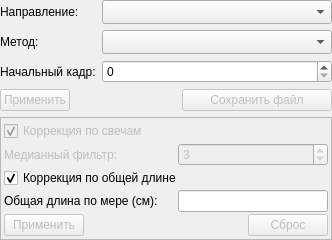
                      <widget class="QWidget" name="page_8">
                       <layout class="QVBoxLayout" name="verticalLayout_16">
                        <property name="leftMargin">
                         <number>0</number>
                        </property>
                        <property name="topMargin">
                         <number>0</number>
                        </property>
                        <property name="rightMargin">
                         <number>0</number>
                        </property>
                        <property name="bottomMargin">
                         <number>0</number>
                        </property>
                        <item>
                         <layout class="QHBoxLayout" name="horizontalLayout_14">
                          <property name="spacing">
                           <number>0</number>
                          </property>
                          <item>
                           <widget class="QLabel" name="label_11">
                            <property name="text">
                             <string>Направление:</string>
                            </property>
                           </widget>
                          </item>
                          <item>
                           <widget class="QComboBox" name="gl1DirComboBox">
                            <property name="sizePolicy">
                             <sizepolicy hsizetype="Expanding" vsizetype="Fixed">
                              <horstretch>0</horstretch>
                              <verstretch>0</verstretch>
                             </sizepolicy>
                            </property>
                            <property name="minimumSize">
                             <size>
                              <width>0</width>
                              <height>24</height>
                             </size>
                            </property>
                            <property name="maximumSize">
                             <size>
                              <width>230</width>
                              <height>16777215</height>
                             </size>
                            </property>
                            <property name="focusPolicy">
                             <enum>Qt::ClickFocus</enum>
                            </property>
                            <property name="duplicatesEnabled">
                             <bool>false</bool>
                            </property>
                           </widget>
                          </item>
                         </layout>
                        </item>
                        <item>
                         <layout class="QHBoxLayout" name="horizontalLayout_12">
                          <property name="spacing">
                           <number>0</number>
                          </property>
                          <item>
                           <widget class="QLabel" name="label_12">
                            <property name="text">
                             <string>Метод:</string>
                            </property>
                           </widget>
                          </item>
                          <item>
                           <widget class="QComboBox" name="gl1MethodComboBox">
                            <property name="sizePolicy">
                             <sizepolicy hsizetype="Expanding" vsizetype="Fixed">
                              <horstretch>0</horstretch>
                              <verstretch>0</verstretch>
                             </sizepolicy>
                            </property>
                            <property name="minimumSize">
                             <size>
                              <width>0</width>
                              <height>24</height>
                             </size>
                            </property>
                            <property name="maximumSize">
                             <size>
                              <width>230</width>
                              <height>16777215</height>
                             </size>
                            </property>
                            <property name="focusPolicy">
                             <enum>Qt::ClickFocus</enum>
                            </property>
                           </widget>
                          </item>
                         </layout>
                        </item>
                        <item>
                         <layout class="QHBoxLayout" name="horizontalLayout_27">
                          <item>
                           <widget class="QLabel" name="label_21">
                            <property name="text">
                             <string>Начальный кадр:</string>
                            </property>
                           </widget>
                          </item>
                          <item>
                           <widget class="QSpinBox" name="startFrameSpinBox">
                            <property name="minimumSize">
                             <size>
                              <width>230</width>
                              <height>0</height>
                             </size>
                            </property>
                            <property name="maximumSize">
                             <size>
                              <width>230</width>
                              <height>16777215</height>
                             </size>
                            </property>
                            <property name="maximum">
                             <number>50000</number>
                            </property>
                           </widget>
                          </item>
                         </layout>
                        </item>
                        <item>
                         <layout class="QHBoxLayout" name="horizontalLayout_17">
                          <item>
                           <widget class="QPushButton" name="applyGl1PushButton">
                            <property name="enabled">
                             <bool>false</bool>
                            </property>
                            <property name="maximumSize">
                             <size>
                              <width>70</width>
                              <height>16777215</height>
                             </size>
                            </property>
                            <property name="text">
                             <string>Применить</string>
                            </property>
                           </widget>
                          </item>
                          <item>
                           <spacer name="horizontalSpacer_5">
                            <property name="orientation">
                             <enum>Qt::Horizontal</enum>
                            </property>
                            <property name="sizeHint" stdset="0">
                             <size>
                              <width>40</width>
                              <height>20</height>
                             </size>
                            </property>
                           </spacer>
                          </item>
                          <item>
                           <widget class="QPushButton" name="saveGl1PushButton">
                            <property name="enabled">
                             <bool>false</bool>
                            </property>
                            <property name="minimumSize">
                             <size>
                              <width>150</width>
                              <height>0</height>
                             </size>
                            </property>
                            <property name="text">
                             <string>Сохранить файл</string>
                            </property>
                           </widget>
                          </item>
                         </layout>
                        </item>
                        <item>
                         <widget class="QFrame" name="frame_7">
                          <property name="frameShape">
                           <enum>QFrame::StyledPanel</enum>
                          </property>
                          <property name="frameShadow">
                           <enum>QFrame::Raised</enum>
                          </property>
                          <layout class="QVBoxLayout" name="verticalLayout_19">
                           <property name="spacing">
                            <number>2</number>
                           </property>
                           <property name="leftMargin">
                            <number>3</number>
                           </property>
                           <property name="topMargin">
                            <number>3</number>
                           </property>
                           <property name="rightMargin">
                            <number>3</number>
                           </property>
                           <property name="bottomMargin">
                            <number>3</number>
                           </property>
                           <item>
                            <widget class="QCheckBox" name="candleCorrectionCheckBox">
                             <property name="enabled">
                              <bool>false</bool>
                             </property>
                             <property name="text">
                              <string>Коррекция по свечам</string>
                             </property>
                             <property name="checked">
                              <bool>true</bool>
                             </property>
                            </widget>
                           </item>
                           <item>
                            <layout class="QHBoxLayout" name="horizontalLayout_19">
                             <property name="leftMargin">
                              <number>0</number>
                             </property>
                             <item>
                              <widget class="QLabel" name="candleCorrectionLabel">
                               <property name="enabled">
                                <bool>false</bool>
                               </property>
                               <property name="text">
                                <string>Медианный фильтр:</string>
                               </property>
                              </widget>
                             </item>
                             <item>
                              <widget class="QSpinBox" name="candleCorrectionSpinBox">
                               <property name="enabled">
                                <bool>false</bool>
                               </property>
                               <property name="maximumSize">
                                <size>
                                 <width>150</width>
                                 <height>16777215</height>
                                </size>
                               </property>
                               <property name="minimum">
                                <number>1</number>
                               </property>
                               <property name="maximum">
                                <number>10</number>
                               </property>
                               <property name="value">
                                <number>3</number>
                               </property>
                              </widget>
                             </item>
                            </layout>
                           </item>
                           <item>
                            <widget class="QCheckBox" name="lengthCorrectionCheckBox">
                             <property name="enabled">
                              <bool>true</bool>
                             </property>
                             <property name="text">
                              <string>Коррекция по общей длине</string>
                             </property>
                             <property name="checked">
                              <bool>true</bool>
                             </property>
                            </widget>
                           </item>
                           <item>
                            <layout class="QHBoxLayout" name="horizontalLayout_26">
                             <item>
                              <widget class="QLabel" name="manualMeasLabel">
                               <property name="text">
                                <string>Общая длина по мере (см):</string>
                               </property>
                              </widget>
                             </item>
                             <item>
                              <widget class="QLineEdit" name="manualMeasLineEdit">
                               <property name="maximumSize">
                                <size>
                                 <width>150</width>
                                 <height>16777215</height>
                                </size>
                               </property>
                              </widget>
                             </item>
                            </layout>
                           </item>
                           <item>
                            <layout class="QHBoxLayout" name="horizontalLayout_22">
                             <item>
                              <widget class="QPushButton" name="applyGL1CorPushButton">
                               <property name="enabled">
                                <bool>false</bool>
                               </property>
                               <property name="text">
                                <string>Применить</string>
                               </property>
                              </widget>
                             </item>
                             <item>
                              <spacer name="horizontalSpacer_9">
                               <property name="orientation">
                                <enum>Qt::Horizontal</enum>
                               </property>
                               <property name="sizeHint" stdset="0">
                                <size>
                                 <width>40</width>
                                 <height>20</height>
                                </size>
                               </property>
                              </spacer>
                             </item>
                             <item>
                              <widget class="QPushButton" name="cancelGl1CorPushButton">
                               <property name="enabled">
                                <bool>false</bool>
                               </property>
                               <property name="text">
                                <string>Сброс</string>
                               </property>
                              </widget>
                             </item>
                            </layout>
                           </item>
                          </layout>
                         </widget>
                        </item>
                       </layout>
                      </widget>
